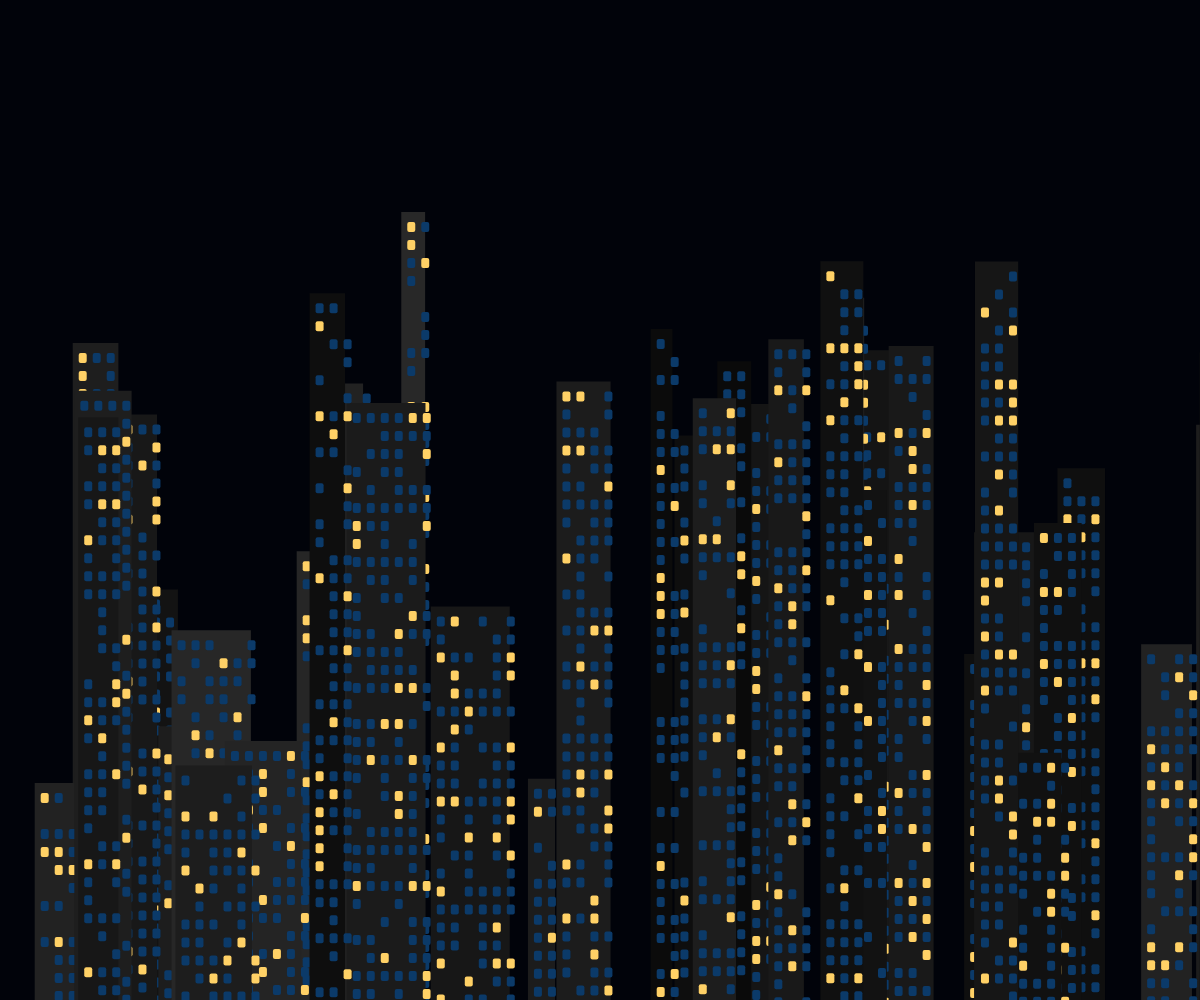
Frame 1 (no input)
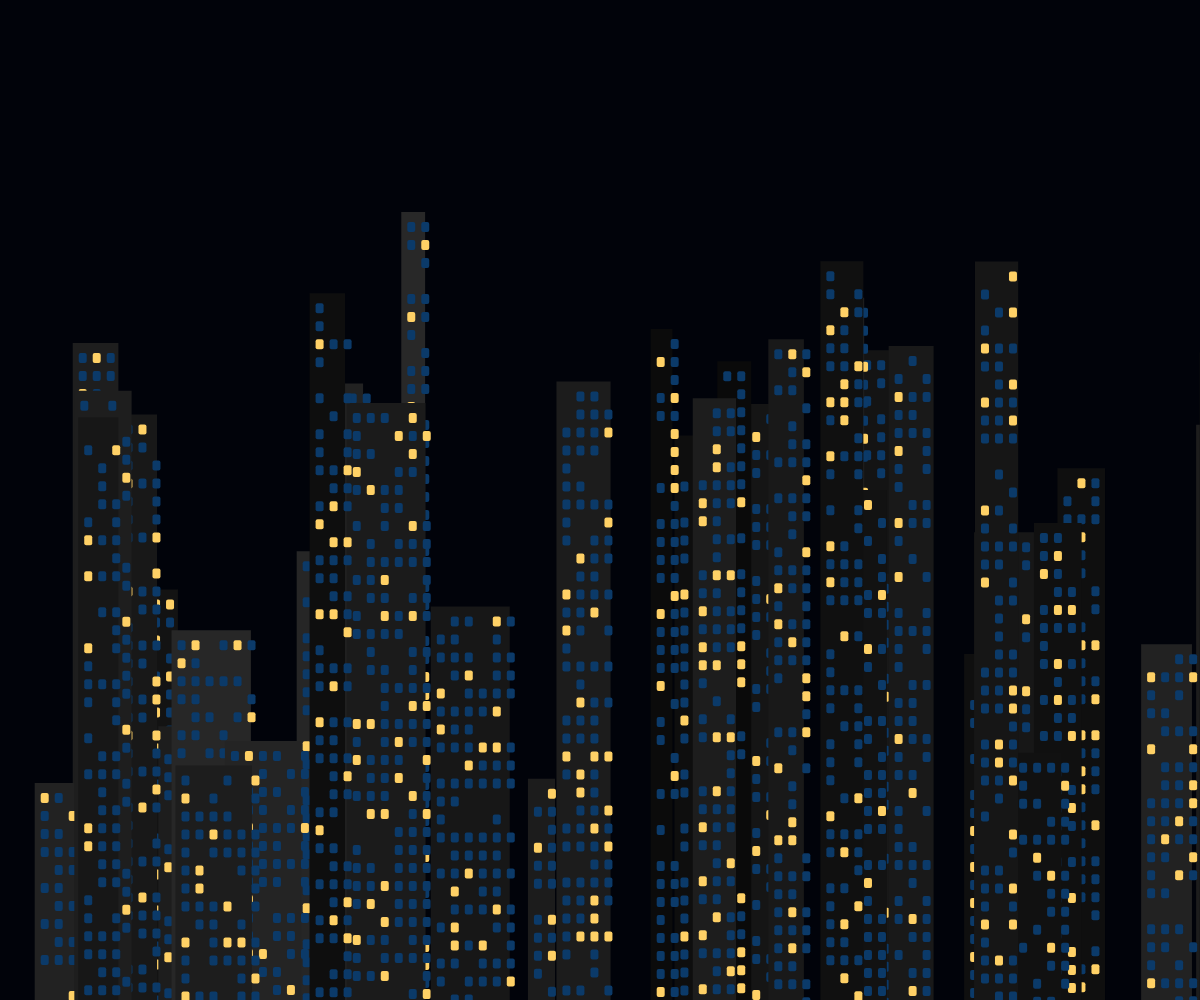
Frame 60 (no input)
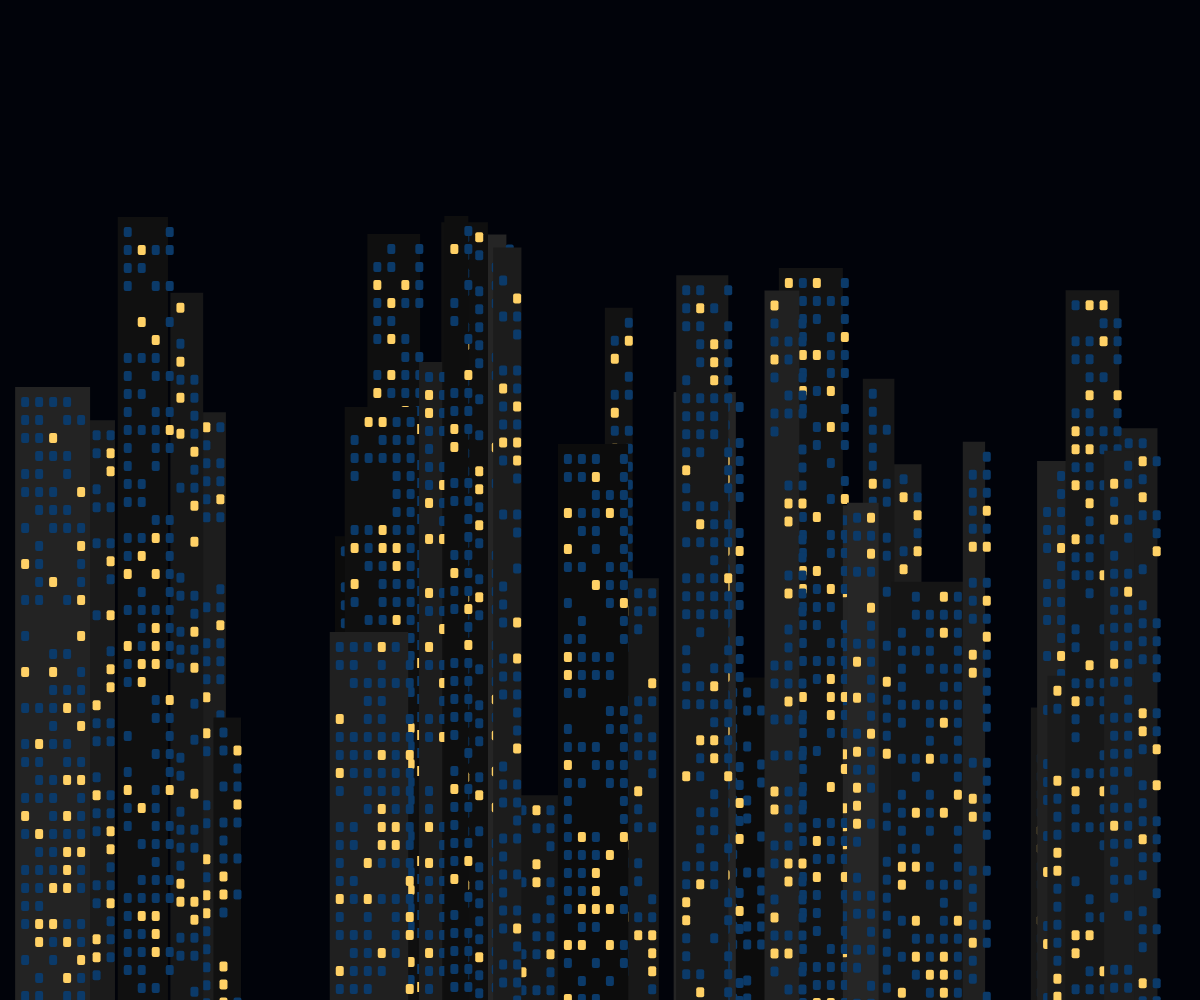
Frame 120 (the mouse pressed at the canvas centre since frame 60)

The p5.js sketch that drew these frames (run headless with seeded random() and noise() and a simulated clock; from frame 60 on, the mouse is pressed at the canvas centre):

// p5.js sketch
// ── sketch.js
let skyline = [];

function setup() {
  createCanvas(windowWidth, windowHeight);
  initCity();
}

function draw() {
  background('#01030a');
  noStroke();
  for (const b of skyline) {
    fill(b.color);
    rect(b.x, height - b.h, b.w, b.h);
    for (let y = 10; y < b.h; y += 18) {
      for (let x = 6; x < b.w; x += 14) {
        if (random() < 0.7) {
          fill(random() < 0.2 ? '#ffd166' : '#0b3a69');
          rect(b.x + x, height - b.h + y, 8, 10, 2);
        }
      }
    }
  }
}

function mousePressed() {
  initCity();
}

function initCity() {
  skyline = [];
  for (let i = 0; i < 40; i++) {
    skyline.push({
      x: random(width),
      w: random(20, 80),
      h: random(height * 0.2, height * 0.8),
      color: color(random(10, 40)),
    });
  }
}

function windowResized() {
  resizeCanvas(windowWidth, windowHeight);
  initCity();
}
